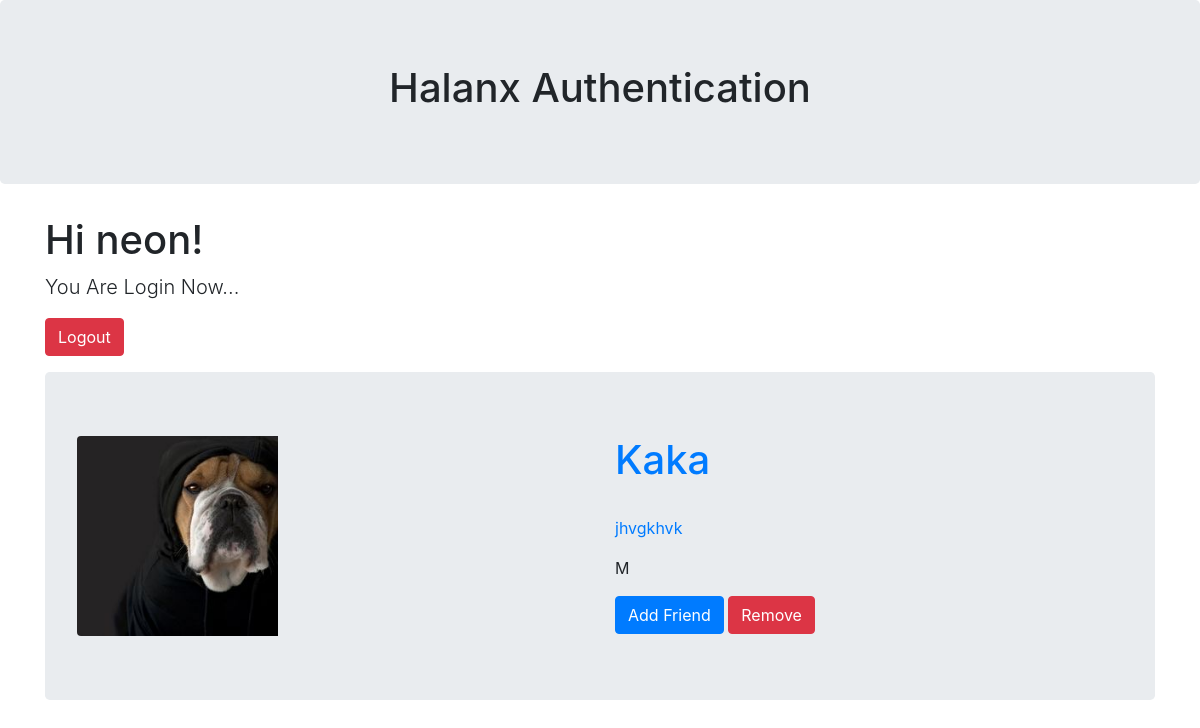
Screenshot of /profile/jhgk/ (signed in) with the database file from the repository.
### accounts/models.py (models this page shows, shortened)
class CustomUser(AbstractUser):
    pass

class Profile(models.Model):
    GENDER_CHOICES = (
        ('M', 'male'),
        ('F', 'female'),
        ('O', 'other')
    )
    user = models.OneToOneField(CustomUser, on_delete = models.CASCADE,related_name='profile')
    phone_number = models.CharField(unique = True, max_length=20,default=uuid.uuid4)
    profile_picture = models.ImageField(upload_to='profile_picture/',blank=True)
    gender = models.CharField(max_length = 2, choices = GENDER_CHOICES)
    date_of_birth = models.DateTimeField(null = True, blank = True)
    friends = models.ManyToManyField("self")
    slug = models.SlugField()
    permanent_address = models.OneToOneField(Address, on_delete = models.CASCADE, related_name = 'permanent_address',null=True)
    company_address = models.OneToOneField(Address, on_delete = models.CASCADE, related_name = 'company_address',null=True)
    USERNAME_FIELD = 'user.email'
    REQUIRED_FIELDS = []

class Address(models.Model):
    street_address = models.CharField('StreetAddress', max_length = 250)
    city = models.CharField('city', max_length = 50)
    state = models.CharField('state', max_length= 50)
    pincode = models.CharField('pincode', max_length=10)
    country = CountryField()
    def __str__(self):
        return self.street_address

### accounts/views.py (the view)
# urls.py: path('profile/<slug>/',ProfileView.as_view(),name = 'profile'),
class ProfileView(View):
    model = Profile
    template_name = 'accounts/profile.html'
    def get(self, request, slug):
        profile = get_object_or_404(Profile, slug=slug)
        context = {
            'profile':profile
        }
        return render(request, self.template_name, context)

### templates/accounts/profile.html
{% extends 'base.html' %}
{% load static %}
{% block content %}
{% if user.is_authenticated %}
    <h1>Hi {{user.username}}!</h1><p class="lead">You Are Login Now...</p>
<p><a href="{% url 'logout' %}" class="btn btn-danger">Logout</a></p>
<div class="jumbotron">
	<div class="row">
	{% if profile %}
		<div class="col-md-6">
			{% if profile.profile_picture %}
				<img src="{{ profile.profile_picture.url }}"class="img-responsive rounded pr-2" alt=""style="height: 200px;">
			{% endif %}
		</div>
		<div class="col-md-6">
			<h1 class="text-primary">{{ profile.user.username }}</h1><br>
			<p class="text-primary text-justify">{{ profile.permanent_address }}</p>
			<p>{{ profile.gender }}</p>
			<button class="btn btn-primary">Add Friend</button>
			<button class="btn btn-danger">Remove</button>
		</div>
	{% endif %}
	</div>
</div>
{% endif %}
{% endblock %}

### rows the page displays
CustomUser: username "neon"
Profile: profile_picture (picture), user.username "Kaka", permanent_address "jhvgkhvk", gender "M"
